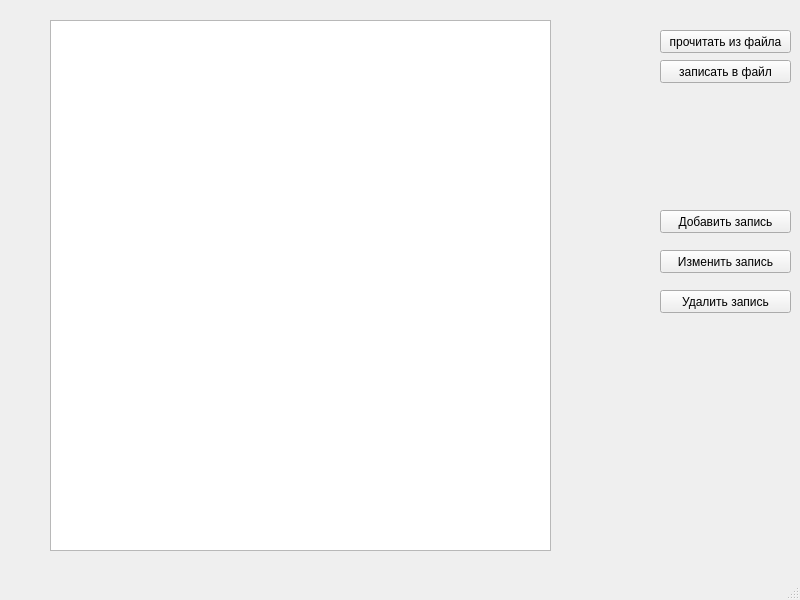
<?xml version="1.0" encoding="UTF-8"?>
<ui version="4.0">
 <class>MainWindow</class>
 <widget class="QMainWindow" name="MainWindow">
  <property name="geometry">
   <rect>
    <x>0</x>
    <y>0</y>
    <width>800</width>
    <height>600</height>
   </rect>
  </property>
  <property name="windowTitle">
   <string>MainWindow</string>
  </property>
  <widget class="QWidget" name="centralwidget">
   <widget class="QTableView" name="tableView">
    <property name="geometry">
     <rect>
      <x>50</x>
      <y>20</y>
      <width>501</width>
      <height>531</height>
     </rect>
    </property>
    <property name="selectionBehavior">
     <enum>QAbstractItemView::SelectRows</enum>
    </property>
   </widget>
   <widget class="QPushButton" name="pushButton">
    <property name="geometry">
     <rect>
      <x>660</x>
      <y>30</y>
      <width>131</width>
      <height>23</height>
     </rect>
    </property>
    <property name="text">
     <string>прочитать из файла</string>
    </property>
   </widget>
   <widget class="QPushButton" name="pushButton_2">
    <property name="geometry">
     <rect>
      <x>660</x>
      <y>60</y>
      <width>131</width>
      <height>23</height>
     </rect>
    </property>
    <property name="text">
     <string>записать в файл</string>
    </property>
   </widget>
   <widget class="QPushButton" name="pushButton_3">
    <property name="geometry">
     <rect>
      <x>660</x>
      <y>210</y>
      <width>131</width>
      <height>23</height>
     </rect>
    </property>
    <property name="text">
     <string>Добавить запись</string>
    </property>
   </widget>
   <widget class="QPushButton" name="pushButton_4">
    <property name="geometry">
     <rect>
      <x>660</x>
      <y>250</y>
      <width>131</width>
      <height>23</height>
     </rect>
    </property>
    <property name="text">
     <string>Изменить запись</string>
    </property>
   </widget>
   <widget class="QPushButton" name="pushButton_5">
    <property name="geometry">
     <rect>
      <x>660</x>
      <y>290</y>
      <width>131</width>
      <height>23</height>
     </rect>
    </property>
    <property name="text">
     <string>Удалить запись</string>
    </property>
   </widget>
  </widget>
  <widget class="QStatusBar" name="statusbar"/>
 </widget>
 <resources/>
 <connections/>
</ui>
